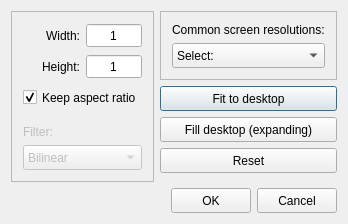
<?xml version="1.0" encoding="UTF-8"?>
<ui version="4.0">
 <class>ResizeDialog</class>
 <widget class="QDialog" name="ResizeDialog">
  <property name="geometry">
   <rect>
    <x>0</x>
    <y>0</y>
    <width>331</width>
    <height>224</height>
   </rect>
  </property>
  <property name="windowTitle">
   <string>ResizeDialog</string>
  </property>
  <layout class="QVBoxLayout" name="verticalLayout">
   <item>
    <layout class="QHBoxLayout" name="resListLayout">
     <item>
      <widget class="QFrame" name="resFrame">
       <property name="frameShape">
        <enum>QFrame::StyledPanel</enum>
       </property>
       <property name="frameShadow">
        <enum>QFrame::Plain</enum>
       </property>
       <layout class="QVBoxLayout" name="verticalLayout_3">
        <item>
         <layout class="QGridLayout" name="resGridLayout">
          <item row="0" column="1">
           <widget class="QSpinBox" name="width">
            <property name="minimumSize">
             <size>
              <width>0</width>
              <height>25</height>
             </size>
            </property>
            <property name="alignment">
             <set>Qt::AlignCenter</set>
            </property>
            <property name="buttonSymbols">
             <enum>QAbstractSpinBox::NoButtons</enum>
            </property>
            <property name="keyboardTracking">
             <bool>false</bool>
            </property>
            <property name="minimum">
             <number>1</number>
            </property>
            <property name="maximum">
             <number>65535</number>
            </property>
           </widget>
          </item>
          <item row="1" column="0">
           <widget class="QLabel" name="label_2">
            <property name="text">
             <string>Height:</string>
            </property>
            <property name="alignment">
             <set>Qt::AlignRight|Qt::AlignTrailing|Qt::AlignVCenter</set>
            </property>
           </widget>
          </item>
          <item row="0" column="0">
           <widget class="QLabel" name="label">
            <property name="text">
             <string>Width:</string>
            </property>
            <property name="alignment">
             <set>Qt::AlignRight|Qt::AlignTrailing|Qt::AlignVCenter</set>
            </property>
           </widget>
          </item>
          <item row="1" column="1">
           <widget class="QSpinBox" name="height">
            <property name="minimumSize">
             <size>
              <width>0</width>
              <height>25</height>
             </size>
            </property>
            <property name="alignment">
             <set>Qt::AlignCenter</set>
            </property>
            <property name="readOnly">
             <bool>false</bool>
            </property>
            <property name="buttonSymbols">
             <enum>QAbstractSpinBox::NoButtons</enum>
            </property>
            <property name="keyboardTracking">
             <bool>false</bool>
            </property>
            <property name="minimum">
             <number>1</number>
            </property>
            <property name="maximum">
             <number>65535</number>
            </property>
           </widget>
          </item>
         </layout>
        </item>
        <item>
         <widget class="QCheckBox" name="keepAspectRatio">
          <property name="minimumSize">
           <size>
            <width>0</width>
            <height>25</height>
           </size>
          </property>
          <property name="text">
           <string>Keep aspect ratio</string>
          </property>
          <property name="checked">
           <bool>true</bool>
          </property>
         </widget>
        </item>
        <item>
         <spacer name="verticalSpacer">
          <property name="orientation">
           <enum>Qt::Vertical</enum>
          </property>
          <property name="sizeHint" stdset="0">
           <size>
            <width>20</width>
            <height>10</height>
           </size>
          </property>
         </spacer>
        </item>
        <item>
         <widget class="QLabel" name="label_4">
          <property name="enabled">
           <bool>false</bool>
          </property>
          <property name="text">
           <string>Filter:</string>
          </property>
         </widget>
        </item>
        <item>
         <widget class="QComboBox" name="comboBox">
          <property name="enabled">
           <bool>false</bool>
          </property>
          <property name="minimumSize">
           <size>
            <width>0</width>
            <height>25</height>
           </size>
          </property>
          <property name="currentIndex">
           <number>1</number>
          </property>
          <item>
           <property name="text">
            <string>Nearest</string>
           </property>
          </item>
          <item>
           <property name="text">
            <string>Bilinear</string>
           </property>
          </item>
          <item>
           <property name="text">
            <string>Bicubic</string>
           </property>
          </item>
          <item>
           <property name="text">
            <string>Lanczos3</string>
           </property>
          </item>
         </widget>
        </item>
       </layout>
      </widget>
     </item>
     <item>
      <layout class="QVBoxLayout" name="verticalLayout_5">
       <item>
        <widget class="QFrame" name="frame">
         <property name="frameShape">
          <enum>QFrame::StyledPanel</enum>
         </property>
         <property name="frameShadow">
          <enum>QFrame::Plain</enum>
         </property>
         <layout class="QVBoxLayout" name="verticalLayout_6">
          <item>
           <widget class="QLabel" name="label_3">
            <property name="text">
             <string>Common screen resolutions:</string>
            </property>
           </widget>
          </item>
          <item>
           <widget class="QComboBox" name="resComboBox">
            <property name="minimumSize">
             <size>
              <width>0</width>
              <height>25</height>
             </size>
            </property>
            <item>
             <property name="text">
              <string>Select:</string>
             </property>
            </item>
            <item>
             <property name="text">
              <string>1366 x 768</string>
             </property>
            </item>
            <item>
             <property name="text">
              <string>1440 x 900</string>
             </property>
            </item>
            <item>
             <property name="text">
              <string>1440 x 1050</string>
             </property>
            </item>
            <item>
             <property name="text">
              <string>1600 x 1200</string>
             </property>
            </item>
            <item>
             <property name="text">
              <string>1920 x 1080 (FullHD)</string>
             </property>
            </item>
            <item>
             <property name="text">
              <string>1920 x 1200 (FullHD)</string>
             </property>
            </item>
            <item>
             <property name="text">
              <string>2560 x 1080</string>
             </property>
            </item>
            <item>
             <property name="text">
              <string>2560 x 1440</string>
             </property>
            </item>
            <item>
             <property name="text">
              <string>2560 x 1600</string>
             </property>
            </item>
            <item>
             <property name="text">
              <string>3840 x 1600 (UW 4K)</string>
             </property>
            </item>
            <item>
             <property name="text">
              <string>3840 x 2160 (UHD-1)</string>
             </property>
            </item>
           </widget>
          </item>
         </layout>
        </widget>
       </item>
       <item>
        <widget class="QPushButton" name="fitDesktopButton">
         <property name="minimumSize">
          <size>
           <width>0</width>
           <height>25</height>
          </size>
         </property>
         <property name="text">
          <string>Fit to desktop</string>
         </property>
        </widget>
       </item>
       <item>
        <widget class="QPushButton" name="fillDesktopButton">
         <property name="minimumSize">
          <size>
           <width>0</width>
           <height>25</height>
          </size>
         </property>
         <property name="text">
          <string>Fill desktop (expanding)</string>
         </property>
        </widget>
       </item>
       <item>
        <widget class="QPushButton" name="resetButton">
         <property name="minimumSize">
          <size>
           <width>0</width>
           <height>25</height>
          </size>
         </property>
         <property name="text">
          <string>Reset</string>
         </property>
        </widget>
       </item>
       <item>
        <spacer name="verticalSpacer_3">
         <property name="orientation">
          <enum>Qt::Vertical</enum>
         </property>
         <property name="sizeHint" stdset="0">
          <size>
           <width>20</width>
           <height>40</height>
          </size>
         </property>
        </spacer>
       </item>
      </layout>
     </item>
    </layout>
   </item>
   <item>
    <spacer name="verticalSpacer_2">
     <property name="orientation">
      <enum>Qt::Vertical</enum>
     </property>
     <property name="sizeHint" stdset="0">
      <size>
       <width>20</width>
       <height>10</height>
      </size>
     </property>
    </spacer>
   </item>
   <item>
    <layout class="QHBoxLayout" name="buttonsLayout">
     <item>
      <spacer name="horizontalSpacer">
       <property name="orientation">
        <enum>Qt::Horizontal</enum>
       </property>
       <property name="sizeHint" stdset="0">
        <size>
         <width>40</width>
         <height>20</height>
        </size>
       </property>
      </spacer>
     </item>
     <item>
      <widget class="QPushButton" name="okButton">
       <property name="minimumSize">
        <size>
         <width>0</width>
         <height>25</height>
        </size>
       </property>
       <property name="text">
        <string>OK</string>
       </property>
      </widget>
     </item>
     <item>
      <widget class="QPushButton" name="cancelButton">
       <property name="minimumSize">
        <size>
         <width>0</width>
         <height>25</height>
        </size>
       </property>
       <property name="text">
        <string>Cancel</string>
       </property>
      </widget>
     </item>
    </layout>
   </item>
  </layout>
 </widget>
 <layoutdefault spacing="6" margin="11"/>
 <resources/>
 <connections/>
</ui>
